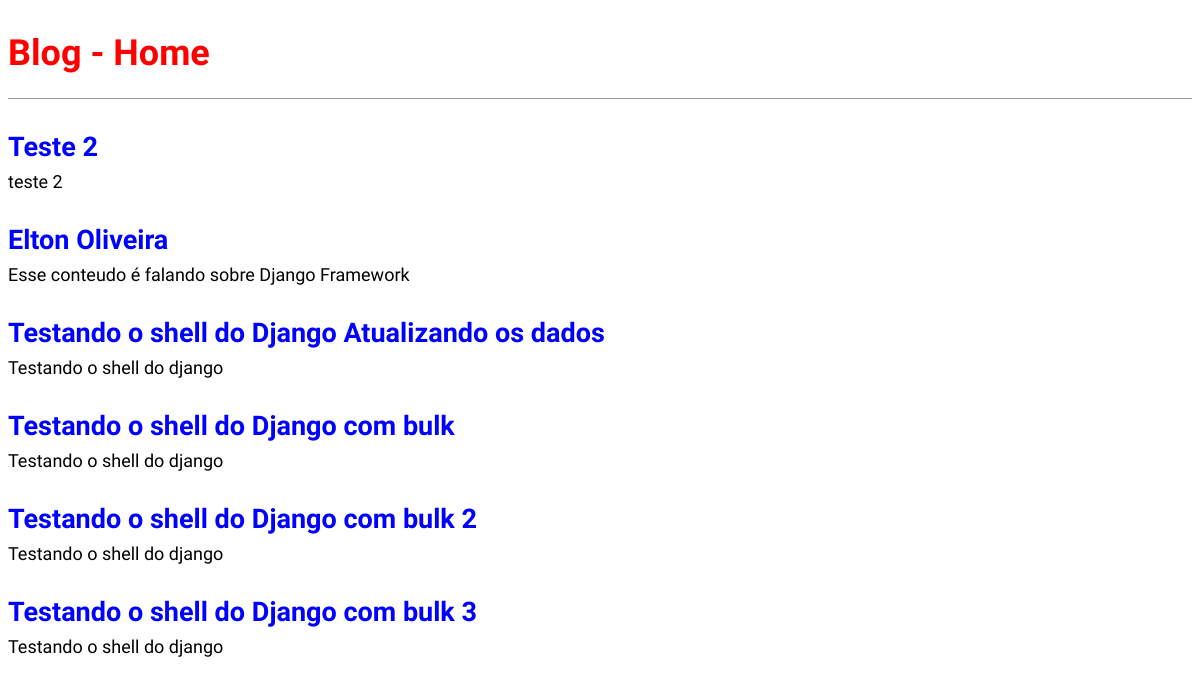
The page / on the database its author committed.
### blog/models.py (models this page shows)
class Post(models.Model):
    STATUS = (
        ('rascunho', 'Rascunho'),
        ('publicado', 'Publicado'),
    )
    titulo = models.CharField(max_length=250)
    slug = models.SlugField(max_length=250)
    autor = models.ForeignKey(User,
                              on_delete=models.CASCADE)
    conteudo = models.TextField()
    publicado = models.DateTimeField(default=timezone.now)
    criado = models.DateTimeField(auto_now_add=True)
    alterado = models.DateTimeField(auto_now=True)
    status = models.CharField(max_length=10,
                              choices=STATUS,
                              default='rascunho')
    objects = models.Manager()
    published = PublishedManager()
    def get_absolute_url(self):
        return reverse("post_detail", args={self.slug})

### blog/views.py (the view)
# urls.py: path('', views.BlogListView.as_view(), name='home'),
class BlogListView(ListView):
    model = Post
    template_name = 'blog/home.html'

### blog/templates/blog/home.html (shortened to what this page needs)
{% extends 'base.html' %}
{% block content %}
    {% for post in object_list %}
        <div class="post-entry">
            <h2><a href="{{post.get_absolute_url}}">{{ post.titulo }}</a></h2>
            <p>{{ post.conteudo }} </p>
        </div>
    {% endfor %}
{% endblock content %}

### statics/css/style.css (style rules this page uses)
body { font-family: 'Source Sans Pro', sans-serif; font-size: 18px; }
.post-entry { margin-bottom: 2rem; }
.post-entry h2 { margin: 0.5rem 0; }
.post-entry h2 a, .post-entry h2 a:visited { color: blue; text-decoration: none; }
.post-entry p { margin: 0; font-weight: 400; }

### rows shown on the page
Post: titulo "Teste 2", conteudo "teste 2"
Post: titulo "Elton Oliveira", conteudo "Esse conteudo é falando sobre Django Framework"
Post: titulo "Testando o shell do Django Atualizando os dados", conteudo "Testando o shell do django"
Post: titulo "Testando o shell do Django com bulk", conteudo "Testando o shell do django"
Post: titulo "Testando o shell do Django com bulk 2", conteudo "Testando o shell do django"
Post: titulo "Testando o shell do Django com bulk 3", conteudo "Testando o shell do django"
